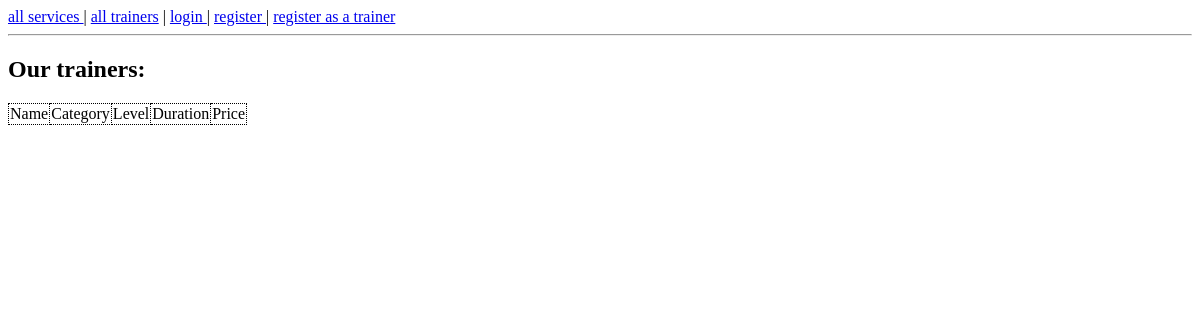
The app's page /trainer/, older data.
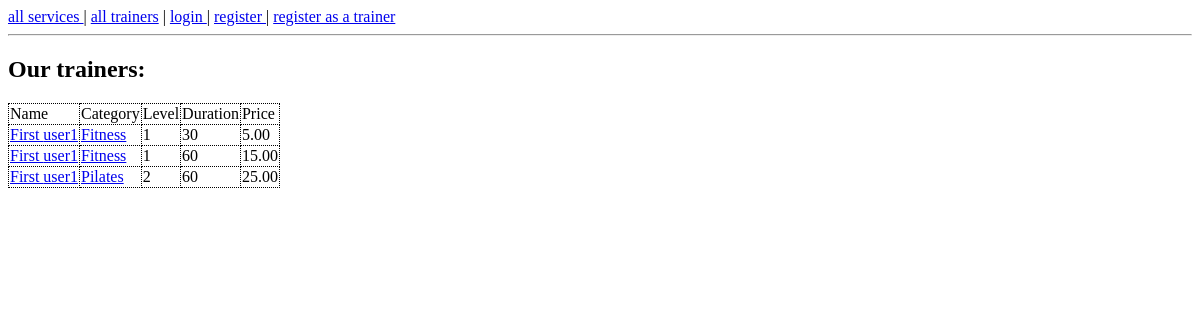
The same page, newer data.
### trainer/models.py (models this page shows, shortened)
class Service(models.Model):
    category = models.ForeignKey(Category, on_delete=models.CASCADE)
    trainer = models.ForeignKey(User, on_delete=models.CASCADE)
    price = models.DecimalField(max_digits=5, decimal_places=2)
    level = models.IntegerField()
    duration = models.IntegerField()

class Category(models.Model):
    name = models.TextField()

### trainer/views.py (the view)
# urls.py: path('', views.trainers, name='trainers'),
def trainers(request):
    all_trainers = trainer.models.Service.objects.all()
    return render(request, 'trainers.html', {'trainers':all_trainers})

### templates/trainers.html (shortened to what this page needs)
<!DOCTYPE html>
<html lang="en">
<head>
</head>
{% include 'menu.html' %}
<body>
  <h2>Our trainers:</h2>
  <table>
      <thead> <b>
       <td> Name </td>
       <td> Category </td>
       <td> Level </td>
       <td> Duration </td>
       <td> Price </td>
            </b>
      </thead>
      {% for trainer in trainers %}
          <tr>
           <td> <a href="/trainer/{{ trainer.trainer.id }}"> {{ trainer.trainer.first_name }} {{ trainer.trainer.last_name }} </a></td>
           <td> <a href="/trainer/category/{{ trainer.category.id }}"> {{ trainer.category.name }}</a> </td>
           <td> {{ trainer.level }} </td>
           <td> {{ trainer.duration }} </td>
           <td> {{ trainer.price }} </td>
          </tr>
      {% endfor %}
  </table>
</body>
</html>

### templates/menu.html
<header>
<nav>
    {% if request.user.is_anonymous %}
        <a href="/service/"> all services </a> |
        <a href="/trainer/">all trainers</a> |
        <a href="/login/"> login </a> |
        <a href="/register/"> register </a> |
        <a href="/register/trainer/"> register as a trainer</a>
    {% else %}
        <a href="/user/"> my profile </a> |
        <a href="/service/"> all services </a> |
        <a href="/trainer/">all trainers</a> |
        <a href="/logout/"> logout </a>
    {% endif %}
</nav>
    <hr>
</header>

### templates/trainers.html (style rules this page uses)
table, th, td { border: 1px dotted black; border-collapse: collapse; }

Row changes from the older to the newer data that the page shows:
added Service: trainer.first_name "First", trainer.last_name "user1", category.name "Fitness", level "1", duration "30", price "5.00"
added Service: trainer.first_name "First", trainer.last_name "user1", category.name "Fitness", level "1", duration "60", price "15.00"
added Service: trainer.first_name "First", trainer.last_name "user1", category.name "Pilates", level "2", duration "60", price "25.00"
